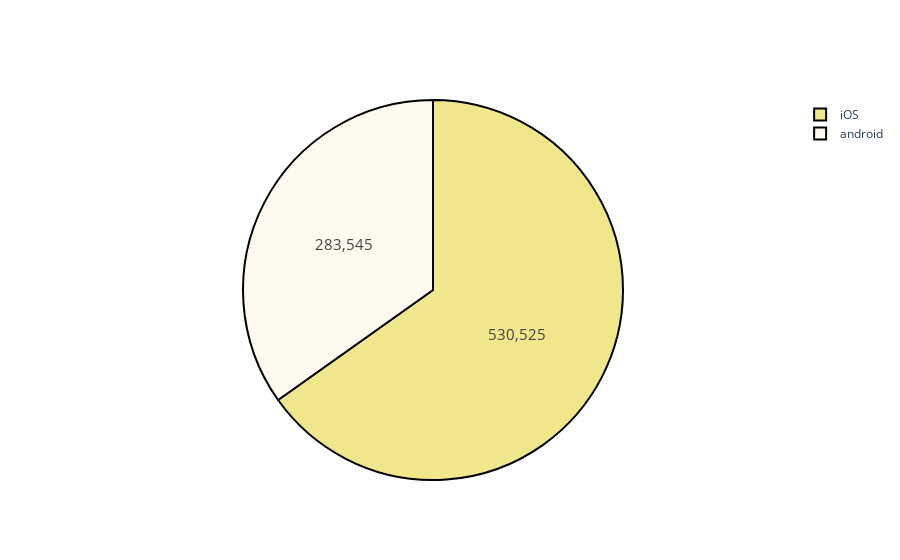

Notebook cell for this chart:
### Code cell
device_type = df.groupby('device')['amount'].sum()
print(device_type)

colors =['FloralWhite', 'Khaki']
fig = go.Figure(data=go.Pie(labels=device_type.index, values=device_type.values))
fig.update_traces(hoverinfo='label+percent', textinfo='value', textfont_size=15,
                 marker=dict(colors=colors, line=dict(color='#000000', width=2)))

### Figure 1 — Plotly figure (JSON) as saved in the notebook; plotly's stock layout.template omitted (floating-point values rounded to 4 significant figures)
{"data": [{"labels": ["android", "iOS"], "values": [283545, 530525], "type": "pie", "textfont": {"size": 15}, "marker": {"line": {"color": "#000000", "width": 2}, "colors": ["FloralWhite", "Khaki"]}, "hoverinfo": "label+percent", "textinfo": "value"}], "layout": {}}
